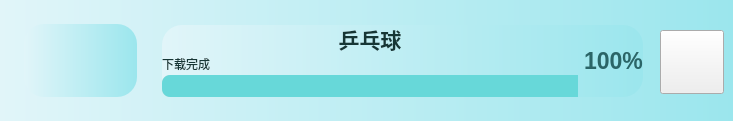
        <widget class="QWidget" name="widget_44" native="true">
         <property name="minimumSize">
          <size>
           <width>0</width>
           <height>121</height>
          </size>
         </property>
         <property name="maximumSize">
          <size>
           <width>16777215</width>
           <height>121</height>
          </size>
         </property>
         <property name="styleSheet">
          <string notr="true">.QWidget{
	background-color: qlineargradient(x1:0, y0:0, x2:1, y2:0,stop:0 rgb(225, 245, 249), stop:1 rgb(155, 230, 237));
	border-radius:20px;
	color: rgb(255, 255, 255);
}
</string>
         </property>
         <widget class="QWidget" name="widget_45" native="true">
          <property name="geometry">
           <rect>
            <x>24</x>
            <y>24</y>
            <width>113</width>
            <height>73</height>
           </rect>
          </property>
          <property name="styleSheet">
           <string notr="true"/>
          </property>
          <widget class="QLabel" name="label_27">
           <property name="geometry">
            <rect>
             <x>30</x>
             <y>5</y>
             <width>64</width>
             <height>64</height>
            </rect>
           </property>
           <property name="styleSheet">
            <string notr="true">border-image: url(:/youxi/images/PP.jpg);</string>
           </property>
           <property name="text">
            <string/>
           </property>
          </widget>
         </widget>
         <widget class="QPushButton" name="pushButton_game_pingpang">
          <property name="geometry">
           <rect>
            <x>660</x>
            <y>30</y>
            <width>64</width>
            <height>64</height>
           </rect>
          </property>
          <property name="styleSheet">
           <string notr="true">border-image: url(:/icons/icons/play_game.png);</string>
          </property>
          <property name="text">
           <string/>
          </property>
         </widget>
         <widget class="QWidget" name="layoutWidget_5">
          <property name="geometry">
           <rect>
            <x>162</x>
            <y>25</y>
            <width>481</width>
            <height>72</height>
           </rect>
          </property>
          <layout class="QHBoxLayout" name="horizontalLayout_5">
           <item>
            <layout class="QVBoxLayout" name="verticalLayout_6">
             <property name="spacing">
              <number>2</number>
             </property>
             <item>
              <widget class="QLabel" name="label_71">
               <property name="font">
                <font>
                 <pointsize>16</pointsize>
                 <weight>75</weight>
                 <bold>true</bold>
                </font>
               </property>
               <property name="styleSheet">
                <string notr="true">color: rgb(22, 54, 53);
text-align:centre;
</string>
               </property>
               <property name="text">
                <string>乒乓球</string>
               </property>
               <property name="alignment">
                <set>Qt::AlignCenter</set>
               </property>
              </widget>
             </item>
             <item>
              <widget class="QLabel" name="label_72">
               <property name="font">
                <font>
                 <weight>50</weight>
                 <bold>false</bold>
                </font>
               </property>
               <property name="styleSheet">
                <string notr="true">color: rgb(22, 54, 53)</string>
               </property>
               <property name="text">
                <string>下载完成</string>
               </property>
              </widget>
             </item>
             <item>
              <widget class="QProgressBar" name="progressBar_21">
               <property name="styleSheet">
                <string notr="true">QProgressBar::chunk {
        border-top-left-radius:8px;
border-bottom-left-radius:8px;
	background-color: rgb(103, 216, 217)
}
QProgressBar{
border-radius:8px;
background-color: rgb(223, 223, 223);
}
</string>
               </property>
               <property name="value">
                <number>100</number>
               </property>
               <property name="textVisible">
                <bool>false</bool>
               </property>
              </widget>
             </item>
            </layout>
           </item>
           <item>
            <widget class="QLabel" name="label_73">
             <property name="font">
              <font>
               <pointsize>17</pointsize>
               <weight>75</weight>
               <bold>true</bold>
              </font>
             </property>
             <property name="styleSheet">
              <string notr="true">color: rgb(43, 101, 103);</string>
             </property>
             <property name="text">
              <string>100%</string>
             </property>
             <property name="alignment">
              <set>Qt::AlignLeading|Qt::AlignLeft|Qt::AlignVCenter</set>
             </property>
            </widget>
           </item>
          </layout>
         </widget>
        </widget>
